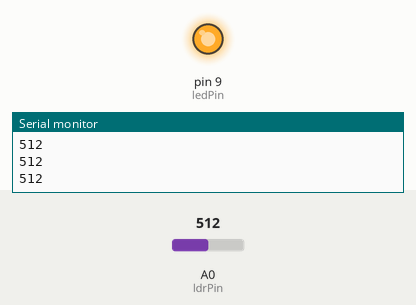
The sketch below on a simulated Arduino Uno, built with avr-gcc and run on an emulated ATmega328P. On the bench: output pins drawn as LEDs (lit = HIGH), the last lines printed to the serial monitor. The test bench sets the inputs (shaded band); at power-on: A0 (ldrPin) = 512.

Above: at 1.2 s.
1.3 s: A0 (ldrPin) set to 1010
2.8 s: A0 (ldrPin) set to 1020
At 3.8 s:
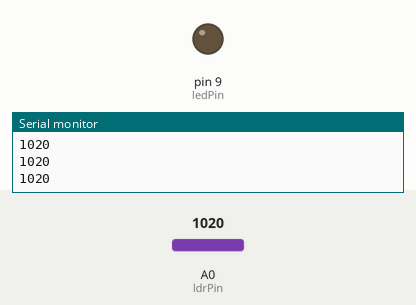
4.3 s: A0 (ldrPin) set to 900
At 5.3 s:
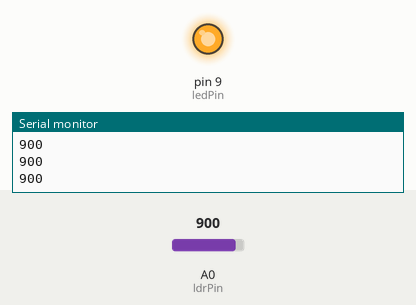
5.8 s: A0 (ldrPin) set to 1023
At 6.7 s:
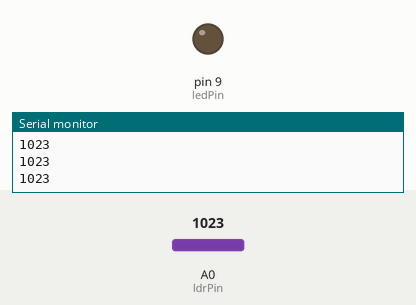
Timing chart, 0 to 8.3 s (numbered marks = the images above; inputs shaded):
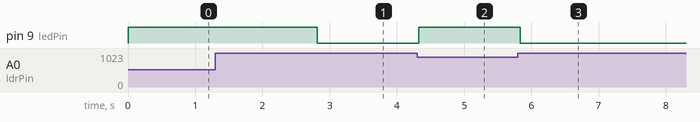

The sketch:

LDR_Test.ino
```cpp
const int ldrPin = A0;     // LDR connected to A0
const int ledPin = 9;      // LED controlled via D9

void setup() {
  pinMode(ledPin, OUTPUT);
  Serial.begin(9600);  // Optional: view readings
}

void loop() {
  int ldrValue = analogRead(ldrPin);
  Serial.println(ldrValue);  // For debugging

  if (ldrValue < 1020) {
    // Any value below 1020 (even 1022) = not full brightness → LED ON
    digitalWrite(ledPin, HIGH);
  } else {
    // Full brightness (1023) → LED OFF
    digitalWrite(ledPin, LOW);
  }

  delay(50); // Smooth readings
}
```

Measured:
- the behaviour switches between 1019 and 1020 on A0 (ldrPin) (found by bisection; images 0 and 1)
- after the input at 2.8 s, pin 9 (ledPin): HIGH → LOW at once
- after the input at 4.3 s, pin 9 (ledPin): LOW → HIGH at once
- after the input at 5.8 s, pin 9 (ledPin): HIGH → LOW at once
